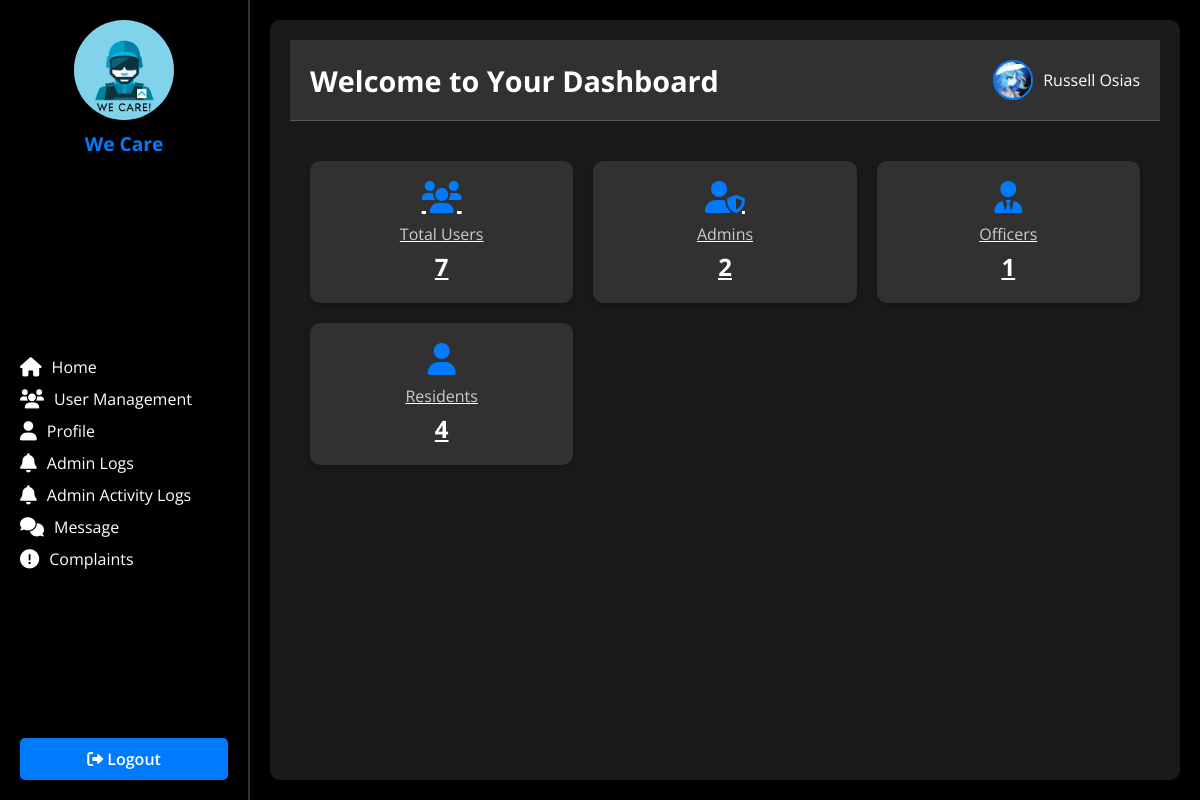
Page /dashboard.php (signed in) on the committed database.
### tables this page shows
CREATE TABLE `users` (
  `id` int(11) NOT NULL,
  `first_name` varchar(200) NOT NULL,
  `middle_name` varchar(200) NOT NULL,
  `last_name` varchar(200) NOT NULL,
  `email` varchar(200) NOT NULL,
  `password` varchar(200) NOT NULL,
  `phone_number` varchar(200) NOT NULL,
  `address` varchar(200) NOT NULL,
  `session_token` varchar(255) DEFAULT NULL,
  `token_expiry` datetime DEFAULT NULL,
  `reset_token` varchar(255) DEFAULT NULL,
  `reset_token_expiry` datetime DEFAULT NULL,
  `role` enum('admin','resident','officer') DEFAULT 'resident',
  `profile_picture` varchar(255) DEFAULT NULL
);

### dashboard.php (the view, shortened to what this page needs)
<?php
require_once 'includes/authentication.php';
$user_id = $_SESSION['user_id'];
try {
    $stmt = $conn->prepare("SELECT first_name, last_name, profile_picture, role FROM users WHERE id = :id");
    $stmt->bindParam(':id', $user_id);
    $stmt->execute();
    $user = $stmt->fetch(PDO::FETCH_ASSOC);
} catch (PDOException $e) {
    die("Error fetching user data: " . $e->getMessage());
}
try {
    $stmt = $conn->query("SELECT COUNT(*) AS total_users FROM users");
    $totalUsers = $stmt->fetch(PDO::FETCH_ASSOC)['total_users'];
    $stmt = $conn->query("SELECT role, COUNT(*) AS count FROM users GROUP BY role");
    $roleCounts = $stmt->fetchAll(PDO::FETCH_KEY_PAIR);
} catch (PDOException $e) {
    die("Error fetching user data: " . $e->getMessage());
}
?>
<!DOCTYPE html>
<html lang="en">
<head>
  <link rel="stylesheet" href="./assets/css/style.css">
  <link rel="stylesheet" href="https://cdnjs.cloudflare.com/ajax/libs/font-awesome/6.0.0/css/all.min.css">
</head>
<body>
  <div class="dashboard-wrapper">
    <?php include 'includes/sidebar.php'; ?>
    <main class="main-content">
      <header class="dashboard-header">
        <h1>Welcome to Your Dashboard</h1>
        <div class="user-info">
          <img src="<?php echo $user['profile_picture'] ? htmlspecialchars($user['profile_picture']) : 'assets/images/default_profile.png'; ?>" alt="Profile Picture">
          <span><?php echo htmlspecialchars($user['first_name'] . ' ' . $user['last_name']); ?></span>
        </div>
      </header>
      <section class="dashboard-stats">
        <a href="manage_users.php" class="card <?php echo $user['role'] === 'resident' ? 'disabled' : ''; ?>">
          <i class="fas fa-users"></i>
          <div>
            <span>Total Users</span>
            <strong><?php echo $totalUsers; ?></strong>
          </div>
        </a>
        <a href="users/admin.php" class="card <?php echo $user['role'] === 'resident' ? 'disabled' : ''; ?>">
          <i class="fas fa-user-shield"></i>
          <div>
            <span>Admins</span>
            <strong><?php echo $roleCounts['admin'] ?? 0; ?></strong>
          </div>
          </a>
          <a href="users/officer.php" class="card <?php echo $user['role'] === 'resident' ? 'disabled' : ''; ?>">
          <i class="fas fa-user-tie"></i>
          <div>
            <span>Officers</span>
            <strong><?php echo $roleCounts['officer'] ?? 0; ?></strong>
          </div>
          </a>
        <a href="users/resident.php" class="card <?php echo $user['role'] === 'resident' ? 'disabled' : ''; ?>">
          <i class="fas fa-user"></i>
          <div>
            <span>Residents</span>
            <strong><?php echo $roleCounts['resident'] ?? 0; ?></strong>
          </div>
          </a>
      </section>
    </main>
  </div>
</body>
</html>

### assets/css/style.css (style rules this page uses)
* { margin: 0; padding: 0; box-sizing: border-box; font-family: "Open Sans", sans-serif; }
body { display: flex; align-items: stretch; min-height: 100vh; width: 100%; background: url("../images/image.jpg"), #000; background-position: center; background-size: cover; background-repeat: no-repeat; color: #fff; }
.dashboard-wrapper { display: flex; width: 100%; }
.main-content { flex-grow: 1; padding: 20px; background: rgba(255, 255, 255, 0.1); border-radius: 10px; margin: 20px; box-shadow: 0 4px 10px rgba(0, 0, 0, 0.2); backdrop-filter: blur(10px); -webkit-backdrop-filter: blur(10px); }
.dashboard-header { display: flex; justify-content: space-between; align-items: center; margin-bottom: 20px; }
.dashboard-header h1 { font-size: 2rem; color: #fff; }
.user-info { display: flex; align-items: center; font-size: 1rem; }
.dashboard-stats { display: grid; grid-template-columns: repeat(auto-fit, minmax(150px, 1fr)); gap: 20px; }
.card { background: rgba(255, 255, 255, 0.1); padding: 20px; border-radius: 10px; text-align: center; color: #fff; box-shadow: 0 4px 10px rgba(0, 0, 0, 0.2); transition: 0.3s ease; display: flex; flex-direction: column; justify-content: center; align-items: center; }
.card i { font-size: 2rem; margin-bottom: 10px; color: #007bff; }
.card div { text-align: center; }
.card span { font-size: 0.9rem; color: #ccc; }
.card strong { font-size: 1.2rem; color: #fff; }

### dashboard.php (style rules this page uses)
.dashboard-header { display: flex; justify-content: space-between; align-items: center; padding: 20px; background: rgba(255, 255, 255, 0.1); border-bottom: 1px solid rgba(255, 255, 255, 0.2); }
.dashboard-header h1 { font-size: 1.8rem; color: #fff; }
.user-info { display: flex; align-items: center; gap: 10px; }
.user-info img { width: 40px; height: 40px; border-radius: 50%; object-fit: cover; border: 2px solid #007bff; }
.user-info span { font-size: 1rem; color: #fff; }
.dashboard-stats { display: grid; grid-template-columns: repeat(auto-fit, minmax(200px, 1fr)); gap: 20px; padding: 20px; }
.card { background: rgba(255, 255, 255, 0.1); border-radius: 10px; padding: 20px; text-align: center; box-shadow: 0 4px 10px rgba(0, 0, 0, 0.2); transition: transform 0.3s ease; }
.card i { font-size: 2rem; color: #007bff; margin-bottom: 10px; }
.card div { display: flex; flex-direction: column; gap: 5px; }
.card span { font-size: 1rem; color: #ccc; }
.card strong { font-size: 1.5rem; color: #fff; }

### rows in the picture
users: profile_picture (picture), first_name+last_name "Russell Osias"

### other values in the picture
$totalUsers "7"
$roleCounts['admin'] "2"
$roleCounts['officer'] "1"
$roleCounts['resident'] "4"
